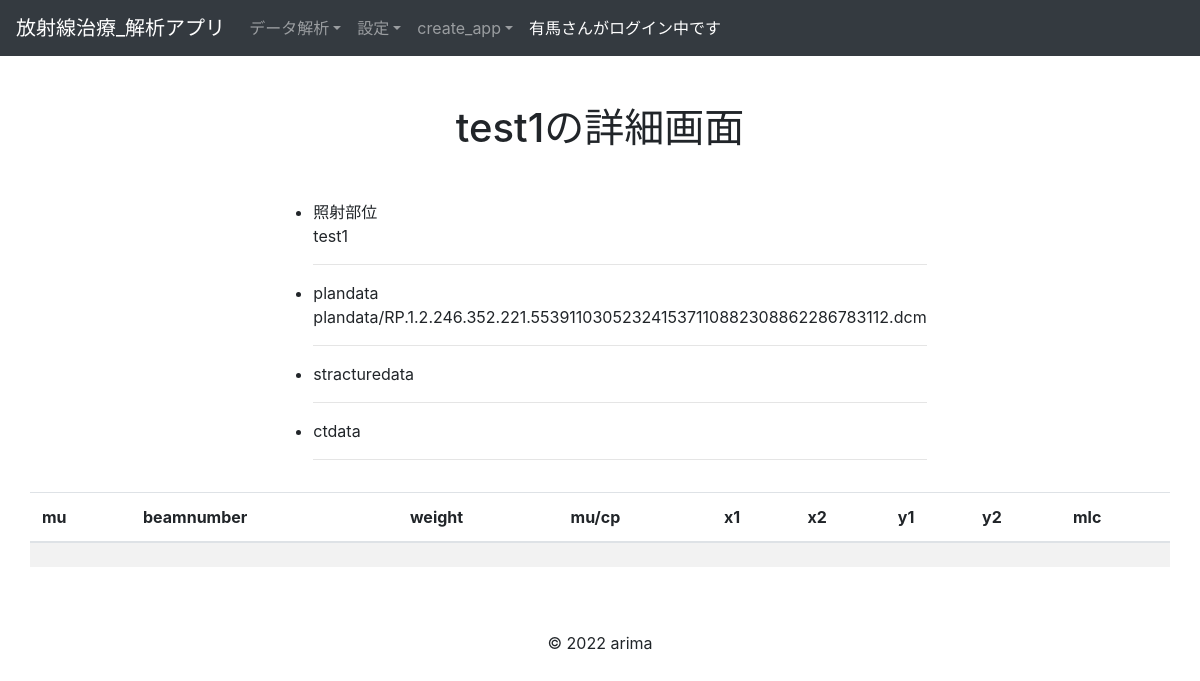
The page /analytics/detail_rtdata/23 (signed in) on the database its author committed.
### accounts/models.py (models this page shows, shortened)
class Users(AbstractBaseUser, PermissionsMixin):
    username = models.CharField(max_length=150)
    company = models.CharField(max_length=150)
    email = models.EmailField(max_length=255, unique=True)
    is_active = models.BooleanField(default=True)
    is_staff = models.BooleanField(default=False)
    USERNAME_FIELD = 'email'
    REQUIRED_FIELDS = ['username']
    objects = UserManager()
    def __str__(self):
        return self.username

### analytics/models.py (models this page shows, shortened)
class BaseModel(models.Model):
    create_at = models.DateTimeField()
    update_at = models.DateTimeField()
    class Meta:
        abstract = True #Tableとして作成されないようにする

class Rtdatas(BaseModel):
    region = models.CharField(max_length=10)
    user = models.ForeignKey(
        'accounts.Users', on_delete=models.CASCADE
    )
    objects = RtdatasManager()
    class Meta:
        db_table = 'rtdata'
        verbose_name_plural = 'RTデータ'

class Plandatas(BaseModel):
    plandata = models.FileField(upload_to='plandata/')
    rtdata = models.OneToOneField(
        Rtdatas,
        on_delete=models.CASCADE,
        primary_key=True
    )
    objects = PlandatasManager()
    class Meta:
        db_table = 'plandatas'
        verbose_name_plural = 'プランデータ'

### analytics/views.py (the view, shortened to what this page needs)
# urls.py: path('detail_rtdata/<int:pk>', RtdataDetailView.as_view(), name='detail_rtdata'),
class RtdataDetailView(LoginRequiredMixin, DetailView):
    model = Rtdatas
    template_name = 'analytics/detail_rtdata.html'
    def get_context_data(self, **kwargs):
        context = super().get_context_data(**kwargs)
        rtdata_id = self.object.id
        plandata = Plandatas.objects.filter(rtdata_id=rtdata_id)
        if plandata.first() is not None:
            file = Plandatas.objects.get(rtdata_id=rtdata_id) ####
            df = pydicom.read_file(file.plandata)
        return context

### templates/analytics/detail_rtdata.html (shortened to what this page needs)
{% extends "base.html" %}
{% block content %}
<div class="container">
    <h1 class="text-center my-5">{{object.region}}の詳細画面</h1>
  <div class="row justify-content-center">
    <table>
      <ul>
        <li>照射部位<br>
          {{object.region}}
        </li><hr>
        <li>plandata<br>
          {{object.plandatas.plandata }}
        </li><hr>
        <li>stracturedata<br>
        </li><hr>
        <li>ctdata<br>
        </li><hr>
      </ul>
    </table>
  </div>
</div>
<div class="container">
  <div class="row">
    <table class="table table-striped table-hover">
      <thead>
        <tr>
          <th>mu</th>
          <th>beamnumber</th>
          <th>weight</th>
          <th>mu/cp</th>
          <th>x1</th>
          <th>x2</th>
          <th>y1</th>
          <th>y2</th>
          <th>mlc</th>
        </tr>
      </thead>
      <tbody>
        <tr>
          <td>{% for data in mu %}<p>{{ data }}</p>{% endfor %}</td>
          <td>{{ beamnumber}}</td>
          <td>{% for data in weight %}<p>{{ data }}</p>{% endfor %}</td>
          <td>{% for data in mu_cp %}<p>{{ data }}</p>{% endfor %}</td>
          <td>{% for data in xjaw %}<p>{{ data | slice:1 }}</p>{% endfor %}</td>
          <td>{% for data in xjaw %}<p>{{ data | slice:-1 }}</p>{% endfor %}</td>
          <td>{% for data in yjaw %}<p>{{ data | slice:1 }}</p>{% endfor %}</td>
          <td>{% for data in yjaw %}<p>{{ data | slice:-1 }}</p>{% endfor %}</td>
          <td>{% for data in mlc %}<p>{{ data }}</p>{% endfor %}</td>
        </tr>
    </tbody>
    </table>
  </div>
</div>
{% endblock %}

### templates/base.html (shortened to what this page needs)
<!DOCTYPE html>
<html>
  <head>
    <link
      rel="stylesheet"
      href="https://stackpath.bootstrapcdn.com/bootstrap/4.5.0/css/bootstrap.min.css"
    />
  </head>
  <body>
    <nav class="navbar navbar-expand-lg navbar-light bg-light navbar-dark bg-dark">
      <a class="navbar-brand" href="{% url 'accounts:home'%}">放射線治療_解析アプリ</a>
      <div class="collapse navbar-collapse" id="navbarNavDropdown">
        <ul class="navbar-nav">
          {% if user.is_authenticated %}
          <li class="nav-item dropdown">
            <a class="nav-link dropdown-toggle"  id="navbarDropdownMenuLink" role="button" data-toggle="dropdown" aria-haspopup="true" aria-expanded="false">データ解析</a>
          </li>
          {% endif %}
          <li class="nav-item dropdown">
            {% if user.is_authenticated %}
              <a class="nav-link dropdown-toggle"  id="navbarDropdownMenuLink" role="button" data-toggle="dropdown" aria-haspopup="true" aria-expanded="false">設定</a>
            {% endif %}
          </li>
          <li class="nav-item dropdown">
              <a class="nav-link dropdown-toggle"  id="navbarDropdownMenuLink" role="button" data-toggle="dropdown" aria-haspopup="true" aria-expanded="false">create_app</a>
          </li>
          <li class="nav-item active">
            {% if request.user.is_anonymous %}
              <a class="nav-link">***** 未ログイン *****<span class="sr-only">(current)</span></a>
            {% else %}
              <a class="nav-link">{{ request.user }}さんがログイン中です <span class="sr-only">(current)</span></a>
            {% endif %}
          </li>
        </ul>
      </div>
    </nav>
    {% block content %}{% endblock %}
    <footer>
      <div class="container mt-5">
        <div class="row">
          <div class="mx-auto">
            <p>© 2022 arima</p>
          </div>
        </div>
      </div>
    </footer>
  </body>
</html>

### rows shown on the page
Users: user "有馬"
Rtdatas: region "test1", plandatas.plandata "plandata/RP.1.2.246.352.221.553911030523241537110882308862286783112.dcm"
